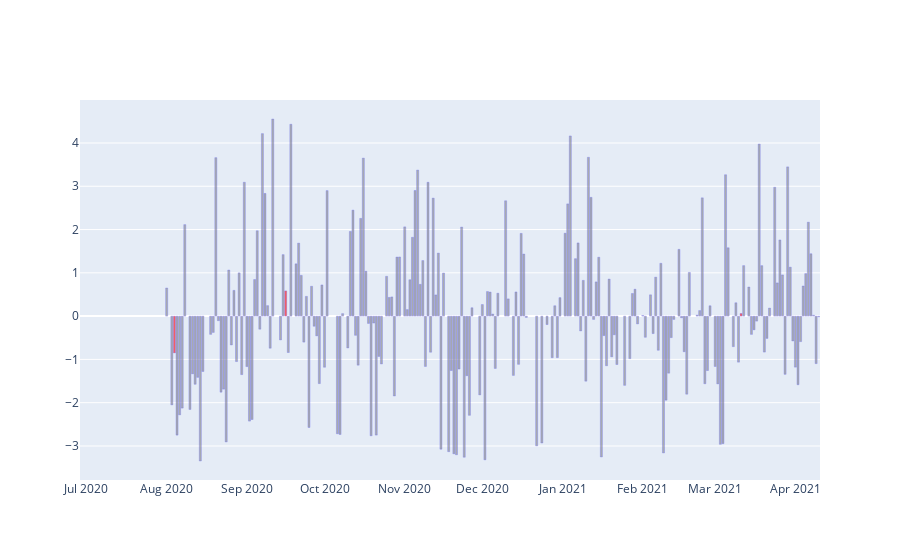

Notebook source saved alongside this figure:
### Code cell
fig = go.Figure()
fig.add_trace(go.Bar(x=data_s['dateSeance'], y=data_s['fatigue_diff_tdc'], opacity=.6,
                     marker=dict(color=['red' if f==3.9 else 'grey' for f in data_s['fatigue']],
                                 line_color='blue', line_width=.3), name='Différence à la tdc'))
fig.update_layout(hovermode='x')
fig

### Figure 1 — Plotly figure (JSON) as saved in the notebook; plotly's stock layout.template omitted (floating-point values rounded to 4 significant figures; data arrays with more than 128 entries replaced by an {"elided": "..."} marker saying what was removed)
{"data": [{"marker": {"color": {"elided": "241 str values"}, "line": {"color": "blue", "width": 0.3}}, "name": "Différence à la tdc", "opacity": 0.6, "type": "bar", "x": {"elided": "241 str values"}, "y": {"elided": "241 float values"}}], "layout": {"hovermode": "x"}}
